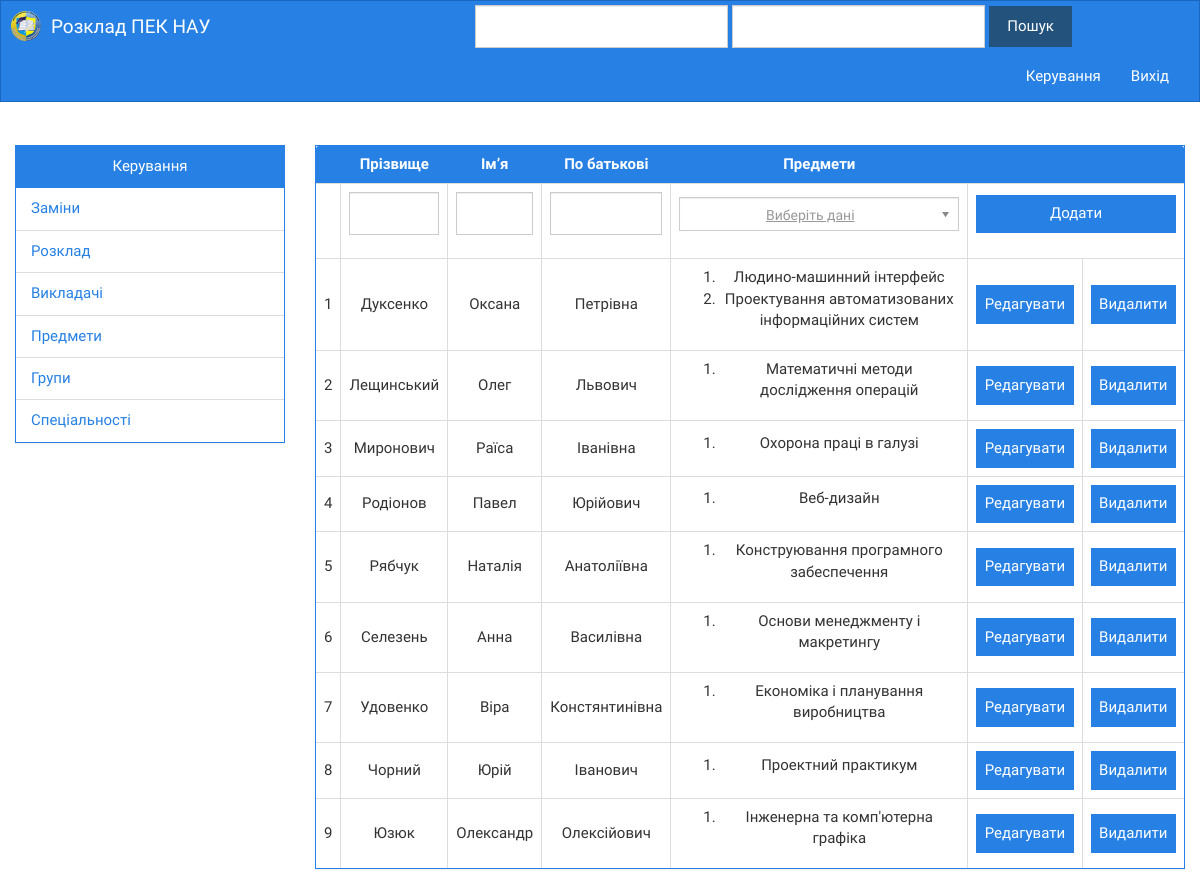
The app's page /admin/lecturer (signed in) with its own data.
### Peknau/models.py (models this page shows, shortened)
class Lecturer(db.Model):
    id = db.Column(db.Integer, primary_key=True)
    first_name = db.Column(db.String, nullable=False)
    middle_name = db.Column(db.String)
    last_name = db.Column(db.String, nullable=False)
    @staticmethod
    def get_all():
        return Lecturer.query.order_by('last_name').all()

class Subject(db.Model):
    id = db.Column(db.Integer, primary_key=True)
    title = db.Column(db.UnicodeText, nullable=False)
    lecturers = db.relationship("Lecturer",
                                secondary="lessons", backref=db.backref('subjects', lazy='joined'))
    @staticmethod
    def get_all():
        return Subject.query.order_by('title').all()

### Peknau/views.py (the view, shortened to what this page needs)
@app.route('/admin/lecturer', methods=['GET', 'POST'])
@login_required
def admin_lecturer():
    form = LecturerForm()
    form.lessons.choices = [(h.id, h.title) for h in Subject.get_all()]
    return render_template('admin_lecturer.html', data=Lecturer.get_all(), form=form)

### Peknau/forms.py
class SearchForm(Form):
    select = SelectField('Параметри пошуку',
                         choices=[('group', u'Група'), ('lecturer', u'Викладач'), ('subject', u'Предмет')])
    text = StringField('Текст пошуку', validators=[DataRequired()])

class LecturerForm(Form):
    first_name = StringField(u'Ім’я', validators=[DataRequired(message=u'Введіть ім’я')])
    middle_name = StringField(u'По-батькові', validators=[DataRequired(message=u'Введіть по батькові')])
    last_name = StringField(u'Прізвище', validators=[DataRequired(message=u'Введіть прізвище')])
    lessons = SelectMultipleField(u'Предмети', coerce=int)
    submit = SubmitField(u'Оновити')

### Peknau/models.py (called while the page is built)
    def is_authenticated(self):
        return True

    @login_manager.user_loader
    def load_user(id):
        return User.query.get(int(id))

### Peknau/views.py (called while the page is built)
@app.before_request
def before_request():
    g.search_form = SearchForm()

### Peknau/templates/admin_lecturer.html (shortened to what this page needs)
{% extends 'admin.html' %}
{% from 'marcos.html' import render_field %}
{% block container %}
    <div class="panel panel-primary">
        <table class="table table-bordered">
            <thead>
            <tr> <th></th>
                <th class="text-center">Прізвище</th>
                <th class="text-center">Ім’я</th>
                <th class="text-center">По батькові</th>
                <th style="width: 20em">Предмети</th>
                <th colspan="2"></th>
            </tr>
            </thead>
            <tbody>
            <tr>
                <td></td>
                <form method="post" action="{{ url_for('admin_lecturer') }}">
                    <td style="border-left: 1px solid #2780E3">{{ render_field(form.last_name,False) }}</td>
                    <td>{{ render_field(form.first_name,False) }}</td>
                    <td>{{ render_field(form.middle_name,False) }}</td>
                    <td>{{ render_field(form.lessons,False,class="chosen") }}</td>
                    <td colspan='2'>
                        <div class="form-group">{{ form.submit(value="Додати",class="btn-primary btn btn-group-justified btn-slim") }}</div>
                    </td>
                </form>
            </tr>
            {% for item in data %}
                <tr>
                    <td>{{ loop.index }}</td>
                    <td>{{ item.last_name }}</td>
                    <td> {{ item.first_name }}</td>
                    <td> {{ item.middle_name }}</td>
                    <td><ol>{% for i in item.subjects %}<li> {{ i.title }} </li> {% endfor %}</ol></td>
                    <td><a href="{{ url_for('admin_update',what = 'lecturer',id = item.id) }}">
                        <button class="btn-primary btn btn-slim">Редагувати</button>
                    </a></td>
                    <td><a href="{{ url_for('admin_delete',what = 'lecturer',id = item.id) }}">
                        <button class="btn-primary btn btn-slim">Видалити
                        </button>
                    </a>
                    </td>
                </tr>
            {% endfor %}
            </tbody>
        </table>
    </div>
{% endblock %}

### Peknau/static/css/main.css (style rules this page uses)
table { text-align: center; width: 100%; }
td { padding: 0.3em; }
.table thead { background-color: #2780E3; color: #ffffff; }
.table thead th { text-align: center; border: none !important; }
.table tbody tr td { vertical-align: middle; }
.btn-slim { padding: 0.5em!important; }

### records on screen
Lecturer: last_name "Дуксенко", first_name "Оксана", middle_name "Петрівна"
Subject: title "Людино-машинний інтерфейс"
Subject: title "Проектування автоматизованих інформаційних систем"
Lecturer: last_name "Лещинський", first_name "Олег", middle_name "Львович"
Subject: title "Математичні методи дослідження операцій"
Lecturer: last_name "Миронович", first_name "Раїса", middle_name "Іванівна"
Subject: title "Охорона праці в галузі"
Lecturer: last_name "Родіонов", first_name "Павел", middle_name "Юрійович"
Subject: title "Веб-дизайн"
Lecturer: last_name "Рябчук", first_name "Наталія", middle_name "Анатоліївна"
Subject: title "Конструювання програмного забеспечення"
Lecturer: last_name "Селезень", first_name "Анна", middle_name "Василівна"
Subject: title "Основи менеджменту і макретингу"
Lecturer: last_name "Удовенко", first_name "Віра", middle_name "Констянтинівна"
Subject: title "Економіка і планування виробництва"
Lecturer: last_name "Чорний", first_name "Юрій", middle_name "Іванович"
Subject: title "Проектний практикум"
Lecturer: last_name "Юзюк", first_name "Олександр", middle_name "Олексійович"
Subject: title "Інженерна та комп'ютерна графіка"
